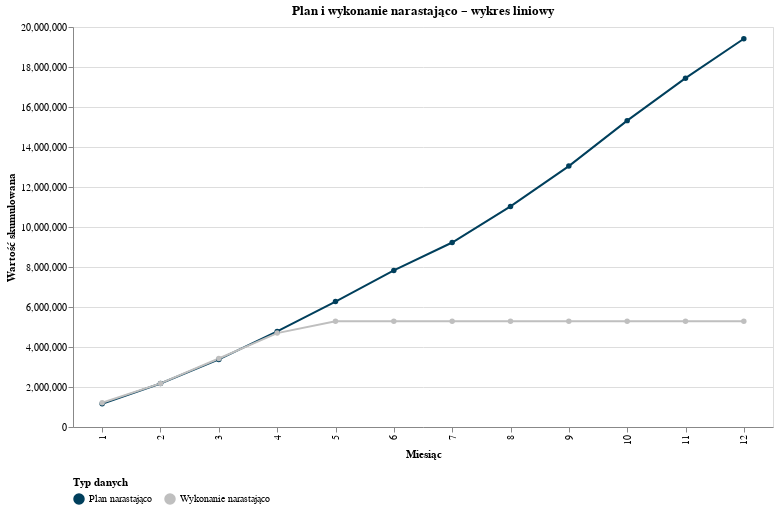

Source (notebook cell):
### Code cell
import pandas as pd
import altair as alt
import streamlit as st

# Filtrowanie danych
df_wykres_m = df_plan[df_plan['Lokalizacja'].isin(PLACE)]

# Sumowanie miesięczne
df_wykres_m = df_wykres_m.groupby(['M'], as_index=False)[['P_2025', 'W_2025']].sum()

# Sortowanie po miesiącach (dla poprawnego narastania)
df_wykres_m = df_wykres_m.sort_values('M')

# Obliczanie wartości skumulowanych
df_wykres_m['P_2025_kumul'] = df_wykres_m['P_2025'].cumsum()
df_wykres_m['W_2025_kumul'] = df_wykres_m['W_2025'].cumsum()

# Przekształcenie danych do formatu long
df_melted_kumul = df_wykres_m.melt(
    id_vars='M',
    value_vars=['P_2025_kumul', 'W_2025_kumul'],
    var_name='Typ',
    value_name='Wartość'
)

# Konwersja miesiąca na tekst
df_melted_kumul['M'] = df_melted_kumul['M'].astype(str)

# Mapowanie nazw dla czytelności legendy
df_melted_kumul['Typ'] = df_melted_kumul['Typ'].replace({
    'P_2025_kumul': 'Plan narastająco',
    'W_2025_kumul': 'Wykonanie narastająco'
})

# Kolejność miesięcy
order_M = [str(m) for m in range(1, 13)]

# Wykres liniowy z punktami
line_chart = alt.Chart(df_melted_kumul).mark_line(point=True).encode(
    x=alt.X('M:N', title='Miesiąc', sort=order_M),
    y=alt.Y('Wartość:Q', title='Wartość skumulowana'),
    color=alt.Color('Typ:N', title='Typ danych',
        scale=alt.Scale(
            domain=['Plan narastająco', 'Wykonanie narastająco'],
            range=['#003f5c', '#bfbfbf']
        ),
        legend=alt.Legend(orient='bottom')
    )
).properties(
    width=700,
    height=400,
    title='Plan i wykonanie narastająco – wykres liniowy'
)

line_chart

# Wyświetlenie wykresu w Streamlit
#st.altair_chart(line_chart, use_container_width=True)

### Figure 1 — Vega-Lite specification as saved in the notebook (floating-point values rounded to 4 significant figures)
{"config": {"view": {"continuousWidth": 300, "continuousHeight": 300}}, "data": {"name": "data-6a5e8b5704565dbd495cf296f21ba139"}, "mark": {"type": "line", "point": true}, "encoding": {"color": {"field": "Typ", "legend": {"orient": "bottom"}, "scale": {"domain": ["Plan narastająco", "Wykonanie narastająco"], "range": ["#003f5c", "#bfbfbf"]}, "title": "Typ danych", "type": "nominal"}, "x": {"field": "M", "sort": ["1", "2", "3", "4", "5", "6", "7", "8", "9", "10", "11", "12"], "title": "Miesiąc", "type": "nominal"}, "y": {"field": "Wartość", "title": "Wartość skumulowana", "type": "quantitative"}}, "height": 400, "title": "Plan i wykonanie narastająco – wykres liniowy", "width": 700, "$schema": "https://vega.github.io/schema/vega-lite/v5.20.1.json", "datasets": {"data-6a5e8b5704565dbd495cf296f21ba139": [{"M": "1", "Typ": "Plan narastająco", "Wartość": 1158000.0}, {"M": "2", "Typ": "Plan narastająco", "Wartość": 2173000.0}, {"M": "3", "Typ": "Plan narastająco", "Wartość": 3377000.0}, {"M": "4", "Typ": "Plan narastająco", "Wartość": 4779000.0}, {"M": "5", "Typ": "Plan narastająco", "Wartość": 6270000.0}, {"M": "6", "Typ": "Plan narastająco", "Wartość": 7830000.0}, {"M": "7", "Typ": "Plan narastająco", "Wartość": 9225000.0}, {"M": "8", "Typ": "Plan narastająco", "Wartość": 11030000.0}, {"M": "9", "Typ": "Plan narastająco", "Wartość": 13050000.0}, {"M": "10", "Typ": "Plan narastająco", "Wartość": 15320000.0}, {"M": "11", "Typ": "Plan narastająco", "Wartość": 17440000.0}, {"M": "12", "Typ": "Plan narastająco", "Wartość": 19410000.0}, {"M": "1", "Typ": "Wykonanie narastająco", "Wartość": 1213000.0}, {"M": "2", "Typ": "Wykonanie narastająco", "Wartość": 2181000.0}, {"M": "3", "Typ": "Wykonanie narastająco", "Wartość": 3424000.0}, {"M": "4", "Typ": "Wykonanie narastająco", "Wartość": 4695000.0}, {"M": "5", "Typ": "Wykonanie narastająco", "Wartość": 5290000.0}, {"M": "6", "Typ": "Wykonanie narastająco", "Wartość": 5290000.0}, {"M": "7", "Typ": "Wykonanie narastająco", "Wartość": 5290000.0}, {"M": "8", "Typ": "Wykonanie narastająco", "Wartość": 5290000.0}, {"M": "9", "Typ": "Wykonanie narastająco", "Wartość": 5290000.0}, {"M": "10", "Typ": "Wykonanie narastająco", "Wartość": 5290000.0}, {"M": "11", "Typ": "Wykonanie narastająco", "Wartość": 5290000.0}, {"M": "12", "Typ": "Wykonanie narastająco", "Wartość": 5290000.0}]}}
